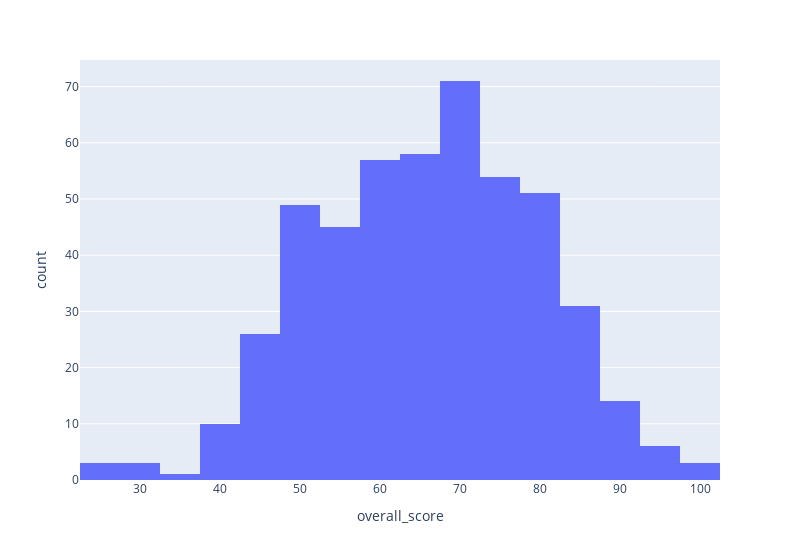

Notebook source saved alongside this figure:
### Markdown cell above
Muži

### Code cell
dfm = df['overall_score'].loc[df['gender'] == 'male']
# dfm.plot.hist(bins=30)

g = px.histogram(dfm, x = 'overall_score', width=800, nbins=30)
# g.update_traces(xbins=dict(size=2))
g.show()
print(dfm.sum())

### Figure 1 — Plotly figure (JSON) as saved in the notebook; plotly's stock layout.template omitted (floating-point values rounded to 4 significant figures; data arrays with more than 128 entries replaced by an {"elided": "..."} marker saying what was removed)
{"data": [{"alignmentgroup": "True", "bingroup": "x", "hovertemplate": "overall_score=%{x}<br>count=%{y}<extra></extra>", "legendgroup": "", "marker": {"color": "#636efa", "pattern": {"shape": ""}}, "name": "", "nbinsx": 30, "offsetgroup": "", "orientation": "v", "showlegend": false, "type": "histogram", "x": {"elided": "482 float values"}, "xaxis": "x", "yaxis": "y"}], "layout": {"barmode": "relative", "legend": {"tracegroupgap": 0}, "margin": {"t": 60}, "width": 800, "xaxis": {"anchor": "y", "domain": [0, 1], "title": {"text": "overall_score"}}, "yaxis": {"anchor": "x", "domain": [0, 1], "title": {"text": "count"}}}}
